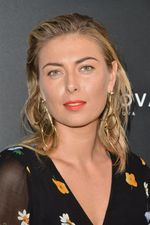
#> input picture Model/test_images/sharapova2.jpg, 150 x 225 px
$ jupyter execute --allow-errors Sport_Person_Classifier_Model.ipynb   (shell and % lines are left out)
#> lines starting #> are read from the running program, lines starting #| are printed output that depends on the picture; after the words box and inside, x2 and y2 are one past the last pixel; in counts of white or black regions, pixels touching at a corner belong together
[cell 1]
import numpy as np
import matplotlib.pyplot as plt
import cv2

[cell 2]
## reading image

img = cv2.imread('./test_images/sharapova2.jpg')
#> img is the input picture: shape (225, 150, 3); mean B, G, R 81.5, 94.8, 117.9
img.shape
#> Out = (225, 150, 3)
#X,Y,RGB

[cell 3]
plt.imshow(img)

[cell 4]
## converting image into gray scale image

gray = cv2.cvtColor(img, cv2.COLOR_BGR2GRAY)
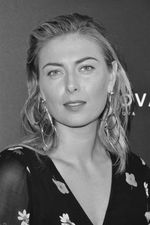
#> gray: shape (225, 150); min 2, max 254, mean 100.2
gray.shape
#> Out = (225, 150)

[cell 5]
plt.imshow(gray, cmap = 'gray')

[cell 6]
#detecting front face

face_cascade = cv2.CascadeClassifier('./opencv/haarcascades/haarcascade_frontalface_default.xml')
eye_cascade = cv2.CascadeClassifier('./opencv/haarcascades/haarcascade_eye.xml')

faces = face_cascade.detectMultiScale(gray, 1.3, 5)
#> faces = [[23, 31, 96, 96]]
faces
#> Out = [[23, 31, 96, 96]]

#X, Y, Width, Height

[cell 7]
(x,y,w,h) = faces[0]
#> x = 23; y = 31; w = 96; h = 96
x,y,w,h
#> Out = (23, 31, 96, 96)

[cell 8]
#draw rectangle line on the face
#(image, (X, Y), (X+width, Y+height), (R,G,B), width of the red line)

face_img = cv2.rectangle(img,(x,y),(x+w,y+h),(255,0,0),2)
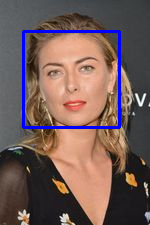
#> face_img: shape (225, 150, 3); mean B, G, R 87.5, 91.5, 113.9
plt.imshow(face_img)

[cell 9]
cv2.destroyAllWindows()
for (x,y,w,h) in faces:
    face_img = cv2.rectangle(img,(x,y),(x+w,y+h),(255,0,0),2)
    roi_gray = gray[y:y+h, x:x+w]
    roi_color = face_img[y:y+h, x:x+w]
    eyes = eye_cascade.detectMultiScale(roi_gray)
    for (ex,ey,ew,eh) in eyes:
        cv2.rectangle(roi_color,(ex,ey),(ex+ew,ey+eh),(0,255,0),2)
#> this loop made 1 pass
#> (x, y, w, h, eyes) on pass 1: (23, 31, 96, 96, [[51, 25, 23, 23], [19, 30, 23, 23]])
#> pass 1, `roi_gray = gray[y:y+h, x:x+w]`:
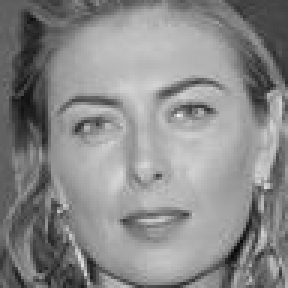
#> roi_gray: shape (96, 96) (shown 3 times larger); min 6, max 238, mean 137.5
#> after the loop:
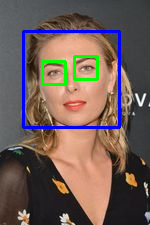
#> img: shape (225, 150, 3); 1.61% of pixels changed, all inside (x1, y1, x2, y2) = (41, 55, 99, 86)
#> after the loop:
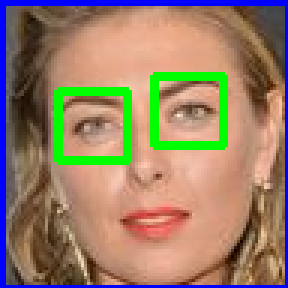
#> roi_color: shape (96, 96, 3) (shown 3 times larger); mean B, G, R 105.5, 127.1, 151.1


plt.figure()
plt.imshow(face_img, cmap='gray')
plt.show()

[cell 10]
plt.imshow(roi_color, cmap='gray')

[cell 11]
plt.imshow(roi_gray, cmap = 'gray')

[cell 12]
def get_cropped_image_if_2_eyes(image_path):
#> called with image_path = './test_images/sharapova2.jpg'
    img = cv2.imread(image_path)
    gray = cv2.cvtColor(img, cv2.COLOR_BGR2GRAY)
    faces = face_cascade.detectMultiScale(gray, 1.3, 5)
#> faces = [[23, 31, 96, 96]]
    for (x,y,w,h) in faces:
        roi_gray = gray[y:y+h, x:x+w]
        roi_color = img[y:y+h, x:x+w]
        eyes = eye_cascade.detectMultiScale(roi_gray)
        if len(eyes) >= 2:
            return roi_color
#> this loop made 1 pass
#> pass 1, in get_cropped_image_if_2_eyes, `roi_color = img[y:y+h, x:x+w]`:
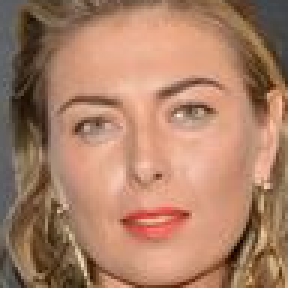
#> roi_color: shape (96, 96, 3) (shown 3 times larger); mean B, G, R 102.6, 127.3, 170.6

[cell 13]
original_img = cv2.imread('./test_images/sharapova2.jpg')
plt.imshow(original_img)

[cell 14]
cropped_img = get_cropped_image_if_2_eyes('./test_images/sharapova2.jpg')
plt.imshow(cropped_img)

[cell 15]
org_img_obstr = cv2.imread('./test_images/sharapova3.jpg')
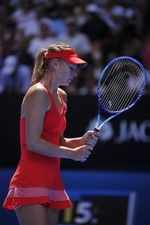
#> input picture Model/test_images/sharapova3.jpg, 150 x 225 px
#> org_img_obstr is the input picture: shape (225, 150, 3); mean B, G, R 61.1, 42.6, 56.9
plt.imshow(org_img_obstr)

[cell 16]
cropped_img_no = get_cropped_image_if_2_eyes('./test_images/sharapova3.jpg')
#> call 2 of get_cropped_image_if_2_eyes, with image_path = './test_images/sharapova3.jpg'
#> in get_cropped_image_if_2_eyes (call 2), `gray = cv2.cvtColor(img, cv2.COLOR_BGR2GRAY)`:
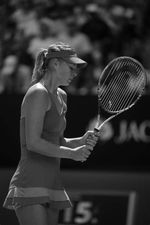
#> gray: shape (225, 150); min 0, max 253, mean 49
#> in get_cropped_image_if_2_eyes (call 2), `faces = face_cascade.detectMultiScale(gray, 1.3, 5)`: faces = ()
cropped_img_no

[cell 17]
path_to_data = "./dataset/"
path_to_cr_data = "./dataset/cropped/"

[cell 18]
import os
img_dirs = []
for entry in os.scandir(path_to_data):
    if entry.is_dir():
        img_dirs.append(entry.path)

[cell 19]
img_dirs

[cell 20]
#if folder already exist remove it, and the create it

import shutil
if os.path.exists(path_to_cr_data):
     shutil.rmtree(path_to_cr_data)
os.mkdir(path_to_cr_data)

[cell 21]
cropped_image_dirs = []
celebrity_file_names_dict = {}
#> (the rest of this cell did not finish here and is left out)

#         print(roi_color)
        if roi_color is not None:
            cropped_folder = path_to_cr_data + celebrity_name   #   path_to_cr_data = "./dataset/cropped/"

#             print(cropped_folder)   ./dataset/cropped/roger_federer

            if not os.path.exists(cropped_folder):
                os.makedirs(cropped_folder)
                cropped_image_dirs.append(cropped_folder)
                print("Generating cropped images in folder: ",cropped_folder)
            cropped_file_name = celebrity_name + str(count) + ".png"
            cropped_file_path = cropped_folder + "/" + cropped_file_name
            cv2.imwrite(cropped_file_path, roi_color)
            celebrity_file_names_dict[celebrity_name].append(cropped_file_path)
            count += 1

[cell 22]
celebrity_file_names_dict = {}
for img_dir in cropped_image_dirs:
    celebrity_name = img_dir.split('/')[-1]
    file_list = []
    for entry in os.scandir(img_dir):
        file_list.append(entry.path)
    celebrity_file_names_dict[celebrity_name] = file_list
celebrity_file_names_dict

[cell 23]
import numpy as np
import pywt
import cv2

def w2d(img, mode='haar', level=1):
#> called with mode = 'db1', level = 5
    imArray = img
    #Datatype conversions
    #convert to grayscale
    imArray = cv2.cvtColor( imArray,cv2.COLOR_RGB2GRAY )
    #convert to float
    imArray =  np.float32(imArray)
    imArray /= 255;
    # compute coefficients
    coeffs=pywt.wavedec2(imArray, mode, level=level)
#> coeffs = 6 items

    #Process Coefficients
    coeffs_H=list(coeffs)
#> coeffs_H = 6 items
    coeffs_H[0] *= 0;

    # reconstruction
    imArray_H=pywt.waverec2(coeffs_H, mode);
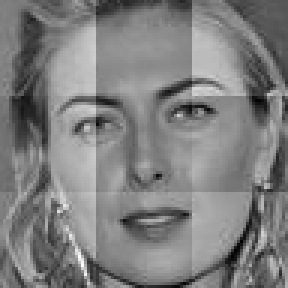
#> imArray_H: shape (96, 96) float32 (shown 3 times larger); min -0.458, max 0.461, mean -4.14e-10; drawn with min black and max white
    imArray_H *= 255;
    imArray_H =  np.uint8(imArray_H)
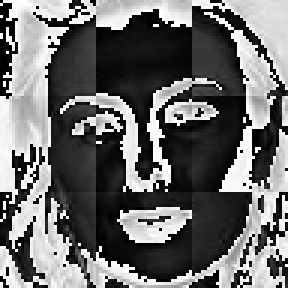
#> imArray_H: shape (96, 96) (shown 3 times larger); min 0, max 255, mean 107.7

    return imArray_H

[cell 24]
im_har = w2d(cropped_img,'db1',5)
plt.imshow(im_har, cmap='gray')

[cell 25]
class_dict = {}
count = 0
for celebrity_name in celebrity_file_names_dict.keys():
    class_dict[celebrity_name] = count
    count = count + 1
class_dict
